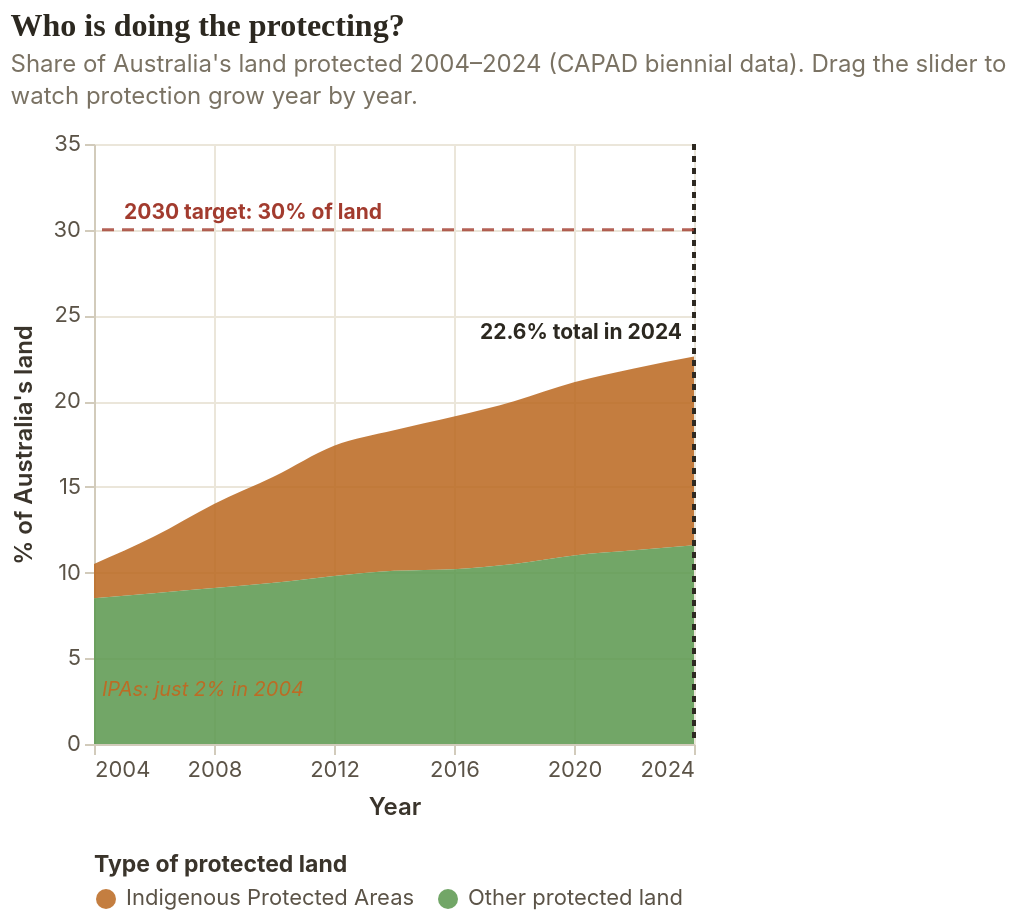

Here is the Vega-Lite specification saved for this chart:
### Vega-Lite specification from a JSON file in a GitHub repository (floating-point values rounded to 4 significant figures)
{"$schema": "https://vega.github.io/schema/vega-lite/v5.json", "title": {"text": "Who is doing the protecting?", "subtitle": ["Share of Australia's land protected 2004–2024 (CAPAD biennial data). Drag the slider to", "watch protection grow year by year."], "subtitleLineHeight": 16}, "width": "container", "height": 300, "params": [{"name": "maxYear", "value": 2024, "bind": {"input": "range", "min": 2004, "max": 2024, "step": 2, "name": "▶ Show growth up to: "}}], "data": {"values": [{"year": 2004, "layer": "Indigenous Protected Areas", "pct": 2.0}, {"year": 2004, "layer": "Other protected land", "pct": 8.5}, {"year": 2006, "layer": "Indigenous Protected Areas", "pct": 3.3}, {"year": 2006, "layer": "Other protected land", "pct": 8.8}, {"year": 2008, "layer": "Indigenous Protected Areas", "pct": 4.9}, {"year": 2008, "layer": "Other protected land", "pct": 9.1}, {"year": 2010, "layer": "Indigenous Protected Areas", "pct": 6.2}, {"year": 2010, "layer": "Other protected land", "pct": 9.4}, {"year": 2012, "layer": "Indigenous Protected Areas", "pct": 7.6}, {"year": 2012, "layer": "Other protected land", "pct": 9.8}, {"year": 2014, "layer": "Indigenous Protected Areas", "pct": 8.2}, {"year": 2014, "layer": "Other protected land", "pct": 10.1}, {"year": 2016, "layer": "Indigenous Protected Areas", "pct": 8.9}, {"year": 2016, "layer": "Other protected land", "pct": 10.2}, {"year": 2018, "layer": "Indigenous Protected Areas", "pct": 9.5}, {"year": 2018, "layer": "Other protected land", "pct": 10.5}, {"year": 2020, "layer": "Indigenous Protected Areas", "pct": 10.1}, {"year": 2020, "layer": "Other protected land", "pct": 11.0}, {"year": 2022, "layer": "Indigenous Protected Areas", "pct": 10.6}, {"year": 2022, "layer": "Other protected land", "pct": 11.3}, {"year": 2024, "layer": "Indigenous Protected Areas", "pct": 11.0}, {"year": 2024, "layer": "Other protected land", "pct": 11.6}]}, "layer": [{"transform": [{"filter": "datum.year <= maxYear"}], "mark": {"type": "area", "opacity": 0.88, "interpolate": "monotone"}, "encoding": {"x": {"field": "year", "type": "quantitative", "title": "Year", "scale": {"domain": [2004, 2024]}, "axis": {"format": "d", "values": [2004, 2006, 2008, 2010, 2012, 2014, 2016, 2018, 2020, 2022, 2024], "labelAngle": 0}}, "y": {"field": "pct", "type": "quantitative", "title": "% of Australia's land", "stack": "zero", "scale": {"domain": [0, 32]}, "axis": {"format": ".0f"}}, "color": {"field": "layer", "type": "nominal", "title": "Type of protected land", "scale": {"domain": ["Indigenous Protected Areas", "Other protected land"], "range": ["#bc6c25", "#5f9a52"]}, "legend": {"orient": "bottom", "direction": "horizontal"}}, "order": {"field": "layer", "sort": "descending"}, "tooltip": [{"field": "year", "title": "Year", "format": "d"}, {"field": "layer", "title": "Type"}, {"field": "pct", "title": "Share of land (%)", "format": ".1f"}]}}, {"mark": {"type": "rule", "color": "#2c2820", "strokeDash": [3, 3], "strokeWidth": 1.4, "opacity": 0.35}, "encoding": {"x": {"datum": {"expr": "maxYear"}, "type": "quantitative"}}}, {"data": {"values": [{"t": 30}]}, "mark": {"type": "rule", "strokeDash": [6, 4], "color": "#a23b2e", "strokeWidth": 1.5, "opacity": 0.8}, "encoding": {"y": {"field": "t", "type": "quantitative"}}}, {"data": {"values": [{"year": 2005, "t": 31, "lab": "2030 target: 30% of land"}]}, "mark": {"type": "text", "align": "left", "font": "Inter, sans-serif", "fontSize": 10.5, "fontWeight": 700, "color": "#a23b2e"}, "encoding": {"x": {"field": "year", "type": "quantitative"}, "y": {"field": "t", "type": "quantitative"}, "text": {"field": "lab", "type": "nominal"}}}, {"data": {"values": [{"year": 2004, "pct": 2.0, "lab": "IPAs: just 2% in 2004"}]}, "mark": {"type": "text", "align": "left", "dx": 4, "dy": -10, "font": "Inter, sans-serif", "fontSize": 10, "fontStyle": "italic", "color": "#bc6c25"}, "encoding": {"x": {"field": "year", "type": "quantitative"}, "y": {"field": "pct", "type": "quantitative"}, "text": {"field": "lab", "type": "nominal"}}}, {"transform": [{"filter": "datum.year == maxYear"}, {"aggregate": [{"op": "sum", "field": "pct", "as": "total"}], "groupby": ["year"]}, {"calculate": "format(datum.total, '.1f') + '% total in ' + datum.year", "as": "lab"}], "mark": {"type": "text", "align": "right", "dx": -6, "dy": -12, "font": "Inter, sans-serif", "fontSize": 10.5, "fontWeight": 700, "color": "#2c2820"}, "encoding": {"x": {"field": "year", "type": "quantitative"}, "y": {"field": "total", "type": "quantitative"}, "text": {"field": "lab"}}}], "config": {"background": null, "font": "Inter, sans-serif", "view": {"stroke": null}, "padding": 5, "axis": {"labelFont": "Inter, sans-serif", "titleFont": "Inter, sans-serif", "labelColor": "#5b5347", "titleColor": "#3a342b", "titleFontWeight": 600, "gridColor": "#ebe6da", "domainColor": "#d2cbbb", "tickColor": "#d2cbbb", "labelFontSize": 11, "titleFontSize": 12, "titlePadding": 8}, "legend": {"labelFont": "Inter, sans-serif", "titleFont": "Inter, sans-serif", "labelColor": "#5b5347", "titleColor": "#3a342b", "labelFontSize": 11, "titleFontSize": 11.5}, "title": {"font": "Fraunces, serif", "fontSize": 16, "anchor": "start", "color": "#2c2820", "fontWeight": 600, "subtitleFont": "Inter, sans-serif", "subtitleColor": "#7a7263", "subtitleFontSize": 12, "subtitlePadding": 6, "offset": 12}}}
